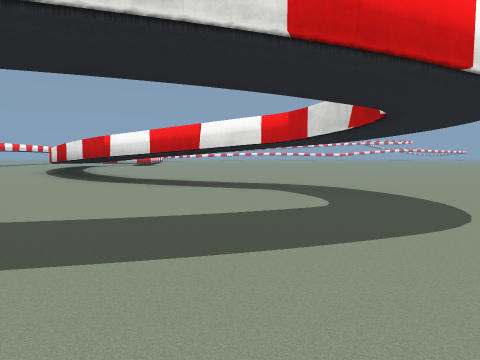
View 1 (above)

16 first-person views from a walk through a world built for the Gazebo simulator. The camera is 0.94 m above the floor, tilts 4° down and sees 75° across. The floor is counted in squares, 2 m on a side. Each view is taken from the middle of a square. On the plan, view 1 faces up. The plan holds only what a view shows up to about 9 squares ahead; the rest is blank. The place goes on beyond the plan.

View 2
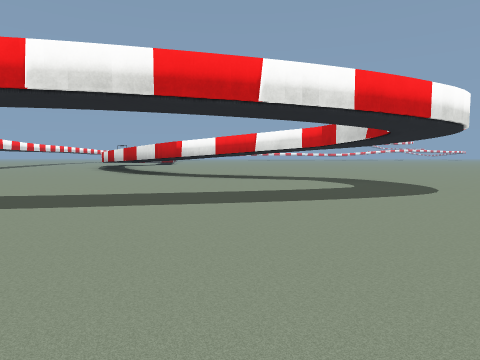

View 3
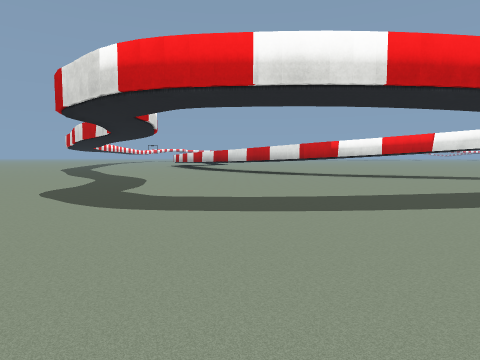

View 4
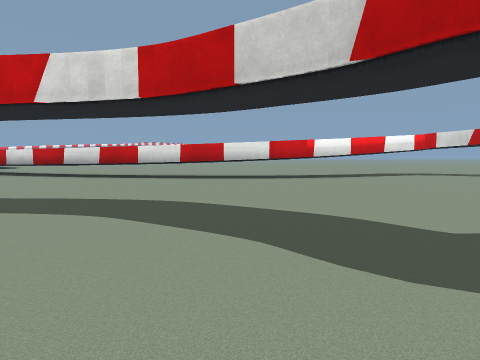

View 5
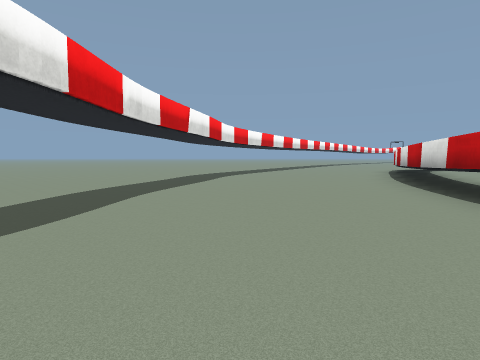

View 6
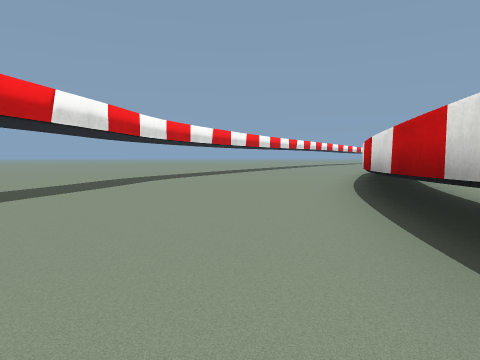

View 7
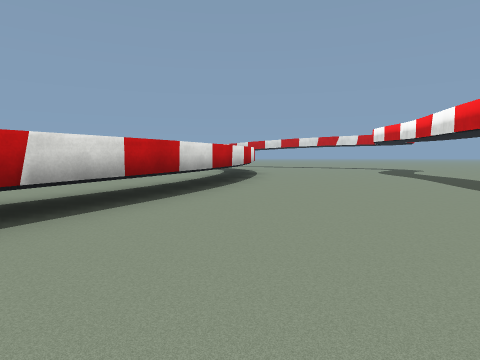

View 8
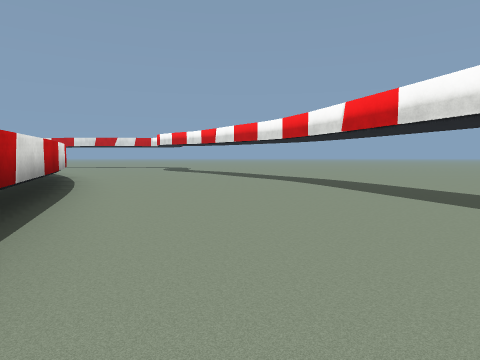

View 9
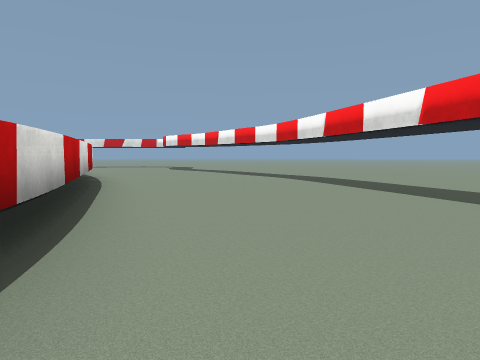

View 10
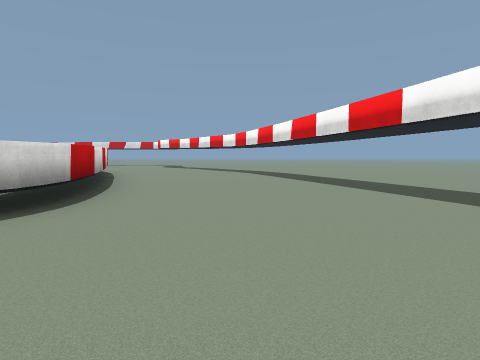

View 11
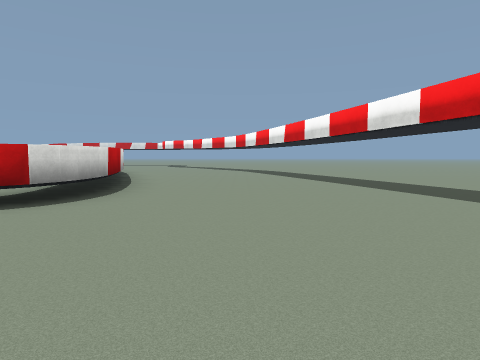

View 12
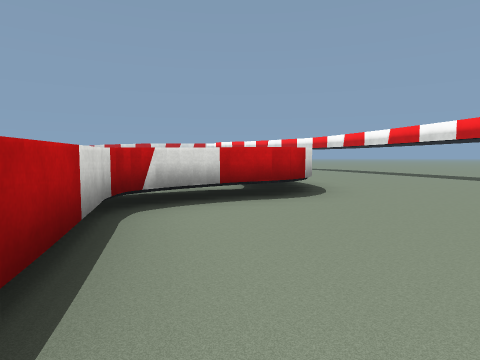

View 13
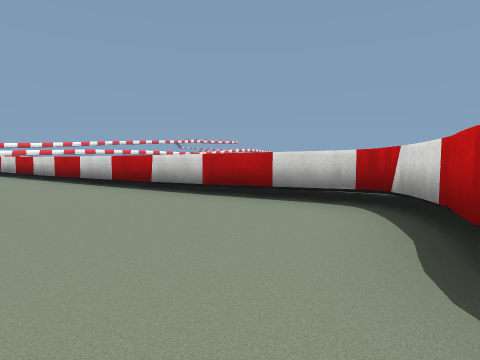

View 14
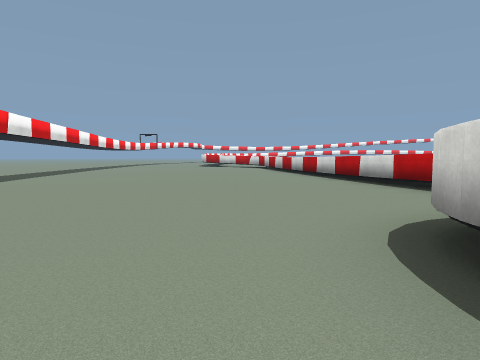

View 15
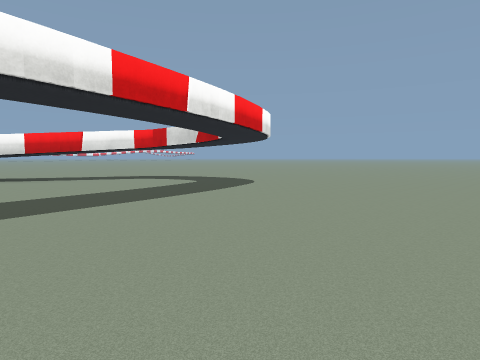

View 16
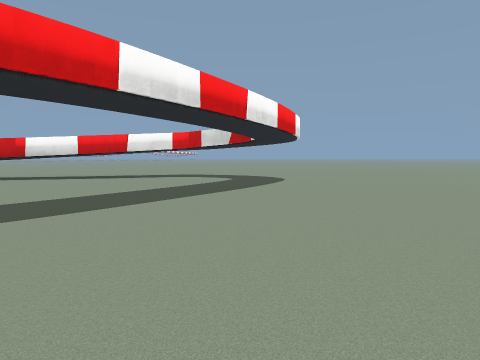

### Floor plan
Key: @ floor where view 1 was taken; # wall or solid block; . floor; = window, fence, low wall or low ledge; T thing the floor can be seen under or through.
Columns run from 17 left of view 1 to 7 right of it. Each row starts with its distance up from view 1.
 27         .#
 26    ......#
 25   #......=#
 24   #.......#
 23   #.......#
 22    .......#
 21     ......=
 20     ......#
 19    T.....##
 18     T...##.
 17     T...##
 16  ...T....#
 15  ...T....T..
 14 .... T...T ..
 13 .....T....T..
 12 .....T....T ..
 11   ... T....T..
 10  .....T....T
  9  ..... T....T ..........
  8  ......T.....##.........
  7   ......T.....#T.......
  6   ......TT.....TT .....
  5        ..........TT...
  4        ...........T ..
  3         ...........T..
  2         ..........#T...
  1          ...............
  0           .......@.......
 -1            ..............
 -2             .......

Where each view was taken, in squares from view 1:
view 1: 0 up, 0 right, facing up
view 2: 2 down, 1 left, facing up
view 3: 2 down, 5 left, facing up
view 4: 2 up, 9 left, facing up-right
view 5: 5 up, 5 left, facing up-left
view 6: 7 up, 5 left, facing up-left
view 7: 15 up, 11 left, facing down-right
view 8: 17 up, 10 left, facing down
view 9: 18 up, 10 left, facing down
view 10: 21 up, 11 left, facing down
view 11: 22 up, 11 left, facing down
view 12: 23 up, 8 left, facing down
view 13: 19 up, 10 left, facing up-right
view 14: 17 up, 10 left, facing up
view 15: 2 down, 3 left, facing up-right
view 16: 2 down, 4 left, facing up-right
